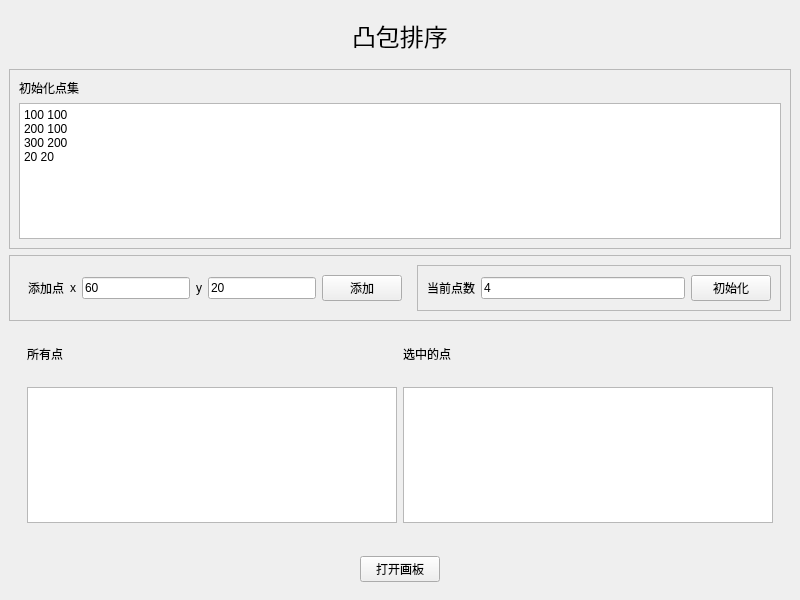
<?xml version="1.0" encoding="UTF-8"?>
<ui version="4.0">
 <class>MainWindow</class>
 <widget class="QMainWindow" name="MainWindow">
  <property name="geometry">
   <rect>
    <x>0</x>
    <y>0</y>
    <width>800</width>
    <height>600</height>
   </rect>
  </property>
  <property name="windowTitle">
   <string>MainWindow</string>
  </property>
  <widget class="QWidget" name="centralwidget">
   <layout class="QVBoxLayout" name="verticalLayout_3">
    <item>
     <widget class="QWidget" name="widget_5" native="true">
      <layout class="QHBoxLayout" name="horizontalLayout_5">
       <item>
        <spacer name="horizontalSpacer">
         <property name="orientation">
          <enum>Qt::Horizontal</enum>
         </property>
         <property name="sizeHint" stdset="0">
          <size>
           <width>40</width>
           <height>20</height>
          </size>
         </property>
        </spacer>
       </item>
       <item>
        <widget class="QLabel" name="label">
         <property name="font">
          <font>
           <family>宋体</family>
           <pointsize>18</pointsize>
           <weight>50</weight>
           <bold>false</bold>
          </font>
         </property>
         <property name="text">
          <string>凸包排序</string>
         </property>
        </widget>
       </item>
       <item>
        <spacer name="horizontalSpacer_2">
         <property name="orientation">
          <enum>Qt::Horizontal</enum>
         </property>
         <property name="sizeHint" stdset="0">
          <size>
           <width>40</width>
           <height>20</height>
          </size>
         </property>
        </spacer>
       </item>
      </layout>
     </widget>
    </item>
    <item>
     <widget class="QFrame" name="frame_4">
      <property name="frameShape">
       <enum>QFrame::StyledPanel</enum>
      </property>
      <property name="frameShadow">
       <enum>QFrame::Raised</enum>
      </property>
      <layout class="QVBoxLayout" name="verticalLayout_5">
       <item>
        <widget class="QLabel" name="label_6">
         <property name="text">
          <string>初始化点集</string>
         </property>
        </widget>
       </item>
       <item>
        <widget class="QPlainTextEdit" name="initialData">
         <property name="plainText">
          <string>100 100
200 100
300 200
20 20</string>
         </property>
        </widget>
       </item>
      </layout>
     </widget>
    </item>
    <item>
     <widget class="QFrame" name="frame">
      <property name="frameShape">
       <enum>QFrame::StyledPanel</enum>
      </property>
      <property name="frameShadow">
       <enum>QFrame::Raised</enum>
      </property>
      <layout class="QHBoxLayout" name="horizontalLayout_4">
       <item>
        <widget class="QWidget" name="widget" native="true">
         <layout class="QHBoxLayout" name="horizontalLayout_2">
          <item>
           <widget class="QLabel" name="label_2">
            <property name="text">
             <string>添加点</string>
            </property>
           </widget>
          </item>
          <item>
           <widget class="QLabel" name="label_3">
            <property name="text">
             <string>x</string>
            </property>
           </widget>
          </item>
          <item>
           <widget class="QLineEdit" name="newX">
            <property name="text">
             <string>60</string>
            </property>
           </widget>
          </item>
          <item>
           <widget class="QLabel" name="label_4">
            <property name="text">
             <string>y</string>
            </property>
           </widget>
          </item>
          <item>
           <widget class="QLineEdit" name="newY">
            <property name="text">
             <string>20</string>
            </property>
           </widget>
          </item>
          <item>
           <widget class="QPushButton" name="addButton">
            <property name="text">
             <string>添加</string>
            </property>
           </widget>
          </item>
         </layout>
        </widget>
       </item>
       <item>
        <widget class="QFrame" name="frame_3">
         <property name="frameShape">
          <enum>QFrame::StyledPanel</enum>
         </property>
         <property name="frameShadow">
          <enum>QFrame::Raised</enum>
         </property>
         <layout class="QHBoxLayout" name="horizontalLayout_3">
          <item>
           <widget class="QLabel" name="label_5">
            <property name="text">
             <string>当前点数</string>
            </property>
           </widget>
          </item>
          <item>
           <widget class="QLineEdit" name="initialN">
            <property name="text">
             <string>4</string>
            </property>
           </widget>
          </item>
          <item>
           <widget class="QPushButton" name="initialButton">
            <property name="text">
             <string>初始化</string>
            </property>
           </widget>
          </item>
         </layout>
        </widget>
       </item>
      </layout>
     </widget>
    </item>
    <item>
     <widget class="QWidget" name="widget_2" native="true">
      <layout class="QVBoxLayout" name="verticalLayout">
       <item>
        <widget class="QWidget" name="widget_6" native="true">
         <layout class="QHBoxLayout" name="horizontalLayout_7">
          <item>
           <widget class="QLabel" name="label_8">
            <property name="text">
             <string>所有点</string>
            </property>
           </widget>
          </item>
          <item>
           <widget class="QLabel" name="label_7">
            <property name="text">
             <string>选中的点</string>
            </property>
           </widget>
          </item>
         </layout>
        </widget>
       </item>
       <item>
        <widget class="QWidget" name="widget_3" native="true">
         <layout class="QHBoxLayout" name="horizontalLayout">
          <item>
           <widget class="QTextBrowser" name="allPoints"/>
          </item>
          <item>
           <widget class="QTextBrowser" name="selectedPoints"/>
          </item>
         </layout>
        </widget>
       </item>
      </layout>
     </widget>
    </item>
    <item>
     <widget class="QWidget" name="widget_4" native="true">
      <layout class="QHBoxLayout" name="horizontalLayout_6">
       <item>
        <spacer name="horizontalSpacer_3">
         <property name="orientation">
          <enum>Qt::Horizontal</enum>
         </property>
         <property name="sizeHint" stdset="0">
          <size>
           <width>40</width>
           <height>20</height>
          </size>
         </property>
        </spacer>
       </item>
       <item>
        <widget class="QPushButton" name="openPaintBoard">
         <property name="text">
          <string>打开画板</string>
         </property>
        </widget>
       </item>
       <item>
        <spacer name="horizontalSpacer_4">
         <property name="orientation">
          <enum>Qt::Horizontal</enum>
         </property>
         <property name="sizeHint" stdset="0">
          <size>
           <width>40</width>
           <height>20</height>
          </size>
         </property>
        </spacer>
       </item>
      </layout>
     </widget>
    </item>
   </layout>
  </widget>
  <widget class="QMenuBar" name="menubar">
   <property name="geometry">
    <rect>
     <x>0</x>
     <y>0</y>
     <width>800</width>
     <height>26</height>
    </rect>
   </property>
  </widget>
 </widget>
 <resources/>
 <connections/>
</ui>
